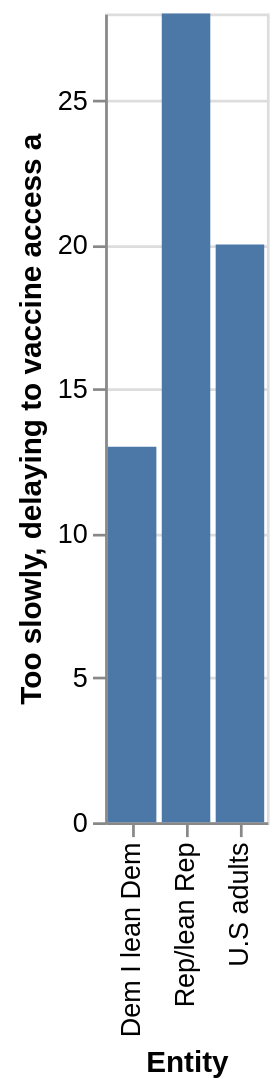

Express this chart as Vega-Lite.
### Vega-Lite specification from a JSON file in a GitHub repository (floating-point values rounded to 4 significant figures)
{"$schema": "https://vega.github.io/schema/vega-lite/v5.json", "description": "Bar chart auto-generated from CSV", "data": {"values": [{"Entity": "Dem I lean Dem", "Too slowly, delaying to vaccine access a": 13}, {"Entity": "Rep/lean Rep", "Too slowly, delaying to vaccine access a": 28}, {"Entity": "U.S adults", "Too slowly, delaying to vaccine access a": 20}]}, "mark": "bar", "encoding": {"x": {"field": "Entity", "type": "ordinal"}, "y": {"field": "Too slowly, delaying to vaccine access a", "type": "quantitative"}}}
